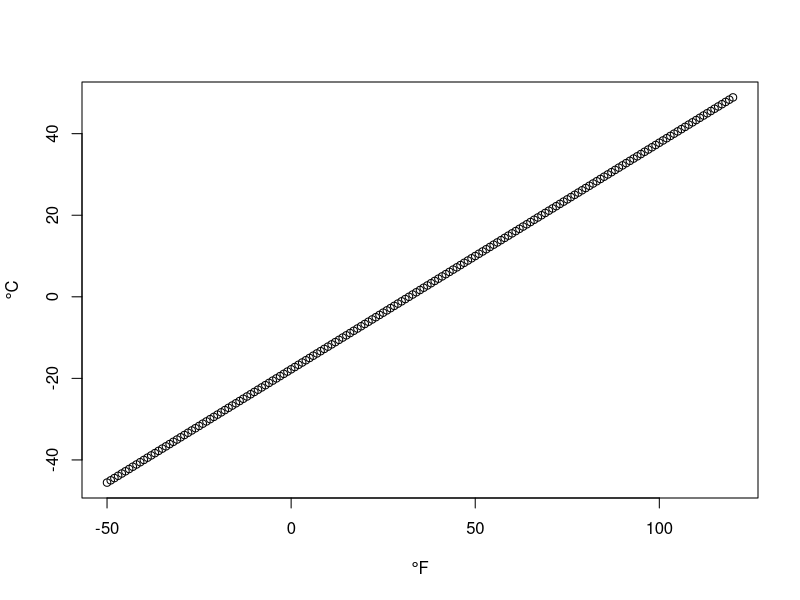
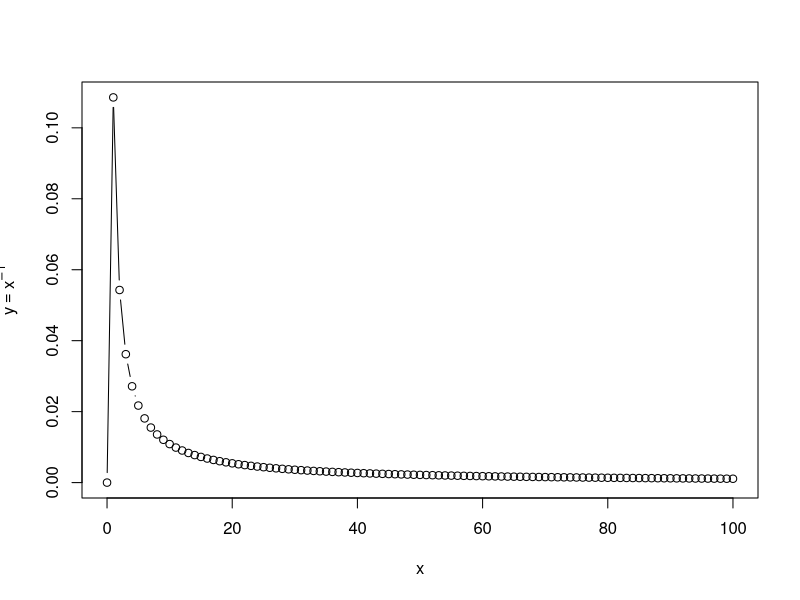

Recreate these plots in R, in order. (Note: this script raises an error after producing the figures.)
## ---- chunk 1
rm(list=ls()) # clean up
library(knitr)
gr <- (1+sqrt(5))/2 # golden ratio, for figures
## Set default chunk options
opts_chunk$set(comment="  ",
               #collapse=TRUE, 
               #echo=FALSE,
               fig.asp=1/gr,
               dev="png",
               fig.width=6,
               out.width="80%",
               fig.align="center"
               )
## ---- chunk 2
N <- 100000 # one hundred thousand

# The following took 13.5 seconds of system time on my machine
system.time( {
  y <- c()
  for (i in 1:N) y <- append(y, i^2)
} )

# whereas the following took less than 10^{-3} seconds!
system.time( {
  y <- rep(0, N)
  for (i in 1:N) y[i] <- i^2
} )
## ---- chunk 3
F2C = function(degF) {
  degC = (degF - 32.) * 5./9.
  return(degC)
}

inputF = -50:120
outputC = F2C(inputF)

plot(inputF, outputC, "b", xlab=expression(degree*F), ylab=expression(degree*C))
## ---- chunk 4

recip = function(x, eps=0.01) 
{
  inv_eps = 1/eps
  if (x < eps) {
    return(0.)
  }
  else if (x > inv_eps) {
    return(0.)
  }
  else {
    C = 2*log(inv_eps)
    res = 1/x/C
    return(res)
  }  
}

x = 0:100

y = c()
for (i in 0:100)
{
  y = append(y, recip(i))
}

plot(x, y, "b", xlab="x", ylab=expression(y==x^{-1}))
## ---- chunk 5
knitr::include_graphics("fig-sol3.2a-1.png")
## ---- chunk 6
a=4
b=4
x = seq(0, 1, length.out=301)
vals = dbeta(x, shape1 = 4, shape2=4)
plot(x, vals, "b",xlab=expression(theta),ylab=bquote(p[Theta](theta~"|"~alpha==.(a)~","~beta==.(b))))


## ---- chunk 7

hgn = read.csv('HGN.csv')
hgn1 = hgn[,c(4,5,1,2,3)]
kable(hgn1, align = "l", caption = "Table 3.5. Krus HGN dataset")

## ---- chunk 8

#a)
print(hgn[1:5,])

#b)
head(hgn, n = 5)


#c)
typeof(hgn['Hair'][0])
class(hgn['Hair'][0])
levels(hgn['Hair'][0])

#d)
hgn$Group = factor( hgn$Group )
levels(hgn$Group)

#e)
hgn['Hair']
hgn[0,]
hgn$Hair
## ---- chunk 9
x = 1:3
y = 2:4

#a)
x*y

#b)

x %*% y

#c)
x %o% y

## ---- chunk 10
x <- 1:6 
x # vector
dim(x) <- c(2, 3) # 2 rows, 3 columns
x # matrix
x <- 1:12 
x # vector
dim(x) <- c(2, 3, 2)
x # array
